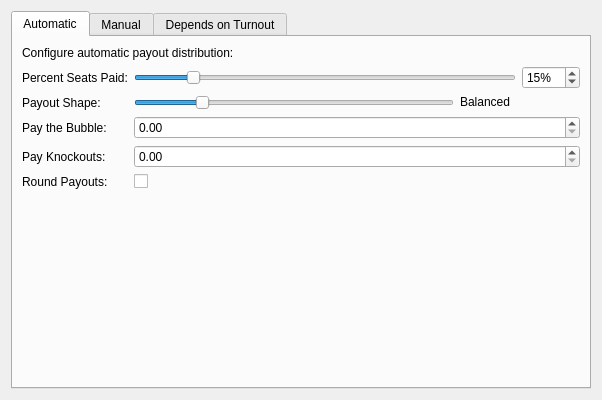
<?xml version="1.0" encoding="UTF-8"?>
<ui version="4.0">
 <class>TBSetupPayoutsWidget</class>
 <widget class="QWidget" name="TBSetupPayoutsWidget">
  <property name="geometry">
   <rect>
    <x>0</x>
    <y>0</y>
    <width>600</width>
    <height>400</height>
   </rect>
  </property>
  <property name="windowTitle">
   <string>Payouts</string>
  </property>
  <layout class="QVBoxLayout" name="mainLayout">
   <item>
    <widget class="QTabWidget" name="payoutTabWidget">
     <property name="currentIndex">
      <number>0</number>
     </property>
     <widget class="QWidget" name="automaticTab">
      <attribute name="title">
       <string>Automatic</string>
      </attribute>
      <layout class="QVBoxLayout" name="automaticLayout">
       <item>
        <widget class="QLabel" name="automaticLabel">
         <property name="text">
          <string>Configure automatic payout distribution:</string>
         </property>
        </widget>
       </item>
       <item>
        <layout class="QFormLayout" name="automaticFormLayout">
         <item row="0" column="0">
          <widget class="QLabel" name="percentSeatsPaidLabel">
           <property name="text">
            <string>Percent Seats Paid:</string>
           </property>
          </widget>
         </item>
         <item row="0" column="1">
          <layout class="QHBoxLayout" name="percentSeatsPaidLayout">
           <item>
            <widget class="QSlider" name="percentSeatsPaidSlider">
             <property name="minimum">
              <number>1</number>
             </property>
             <property name="maximum">
              <number>100</number>
             </property>
             <property name="value">
              <number>15</number>
             </property>
             <property name="orientation">
              <enum>Qt::Horizontal</enum>
             </property>
             <property name="minimumSize">
              <size>
               <width>320</width>
               <height>0</height>
              </size>
             </property>
             <property name="sizePolicy">
              <sizepolicy hsizetype="Expanding" vsizetype="Fixed">
               <horstretch>1</horstretch>
               <verstretch>0</verstretch>
              </sizepolicy>
             </property>
            </widget>
           </item>
           <item>
            <widget class="QSpinBox" name="percentSeatsPaidSpinBox">
             <property name="minimum">
              <number>1</number>
             </property>
             <property name="maximum">
              <number>100</number>
             </property>
             <property name="value">
              <number>15</number>
             </property>
             <property name="suffix">
              <string>%</string>
             </property>
             <property name="sizePolicy">
              <sizepolicy hsizetype="Fixed" vsizetype="Fixed">
               <horstretch>0</horstretch>
               <verstretch>0</verstretch>
              </sizepolicy>
             </property>
            </widget>
           </item>
          </layout>
         </item>
         <item row="1" column="0">
          <widget class="QLabel" name="payoutShapeLabel">
           <property name="text">
            <string>Payout Shape:</string>
           </property>
          </widget>
         </item>
         <item row="1" column="1">
          <layout class="QHBoxLayout" name="payoutShapeLayout">
           <item>
            <widget class="QSlider" name="payoutShapeSlider">
             <property name="minimum">
              <number>0</number>
             </property>
             <property name="maximum">
              <number>100</number>
             </property>
             <property name="value">
              <number>20</number>
             </property>
             <property name="orientation">
              <enum>Qt::Horizontal</enum>
             </property>
             <property name="minimumSize">
              <size>
               <width>320</width>
               <height>0</height>
              </size>
             </property>
             <property name="sizePolicy">
              <sizepolicy hsizetype="Expanding" vsizetype="Fixed">
               <horstretch>1</horstretch>
               <verstretch>0</verstretch>
              </sizepolicy>
             </property>
            </widget>
           </item>
           <item>
            <widget class="QLabel" name="payoutShapeDescriptionLabel">
             <property name="text">
              <string>Balanced</string>
             </property>
             <property name="sizePolicy">
              <sizepolicy hsizetype="Fixed" vsizetype="Fixed">
               <horstretch>0</horstretch>
               <verstretch>0</verstretch>
              </sizepolicy>
             </property>
             <property name="minimumSize">
              <size>
               <width>120</width>
               <height>0</height>
              </size>
             </property>
            </widget>
           </item>
          </layout>
         </item>
         <item row="2" column="0">
          <widget class="QLabel" name="payTheBubbleLabel">
           <property name="text">
            <string>Pay the Bubble:</string>
           </property>
          </widget>
         </item>
         <item row="2" column="1">
          <widget class="QDoubleSpinBox" name="payTheBubbleSpinBox">
           <property name="minimum">
            <double>0.000000000000000</double>
           </property>
           <property name="maximum">
            <double>999.990000000000009</double>
           </property>
          </widget>
         </item>
         <item row="3" column="0">
          <widget class="QLabel" name="payKnockoutsLabel">
           <property name="text">
            <string>Pay Knockouts:</string>
           </property>
          </widget>
         </item>
         <item row="3" column="1">
          <widget class="QDoubleSpinBox" name="payKnockoutsSpinBox">
           <property name="minimum">
            <double>0.000000000000000</double>
           </property>
           <property name="maximum">
            <double>999.990000000000009</double>
           </property>
          </widget>
         </item>
         <item row="4" column="0">
          <widget class="QLabel" name="roundPayoutsLabel">
           <property name="text">
            <string>Round Payouts:</string>
           </property>
          </widget>
         </item>
         <item row="4" column="1">
          <widget class="QCheckBox" name="roundPayoutsCheckBox"/>
         </item>
        </layout>
       </item>
       <item>
        <spacer name="automaticSpacer">
         <property name="orientation">
          <enum>Qt::Vertical</enum>
         </property>
         <property name="sizeHint" stdset="0">
          <size>
           <width>20</width>
           <height>40</height>
          </size>
         </property>
        </spacer>
       </item>
      </layout>
     </widget>
     <widget class="QWidget" name="manualTab">
      <attribute name="title">
       <string>Manual</string>
      </attribute>
      <layout class="QVBoxLayout" name="manualLayout">
       <item>
        <widget class="QTableView" name="manualTableView">
         <property name="alternatingRowColors">
          <bool>true</bool>
         </property>
         <property name="selectionBehavior">
          <enum>QAbstractItemView::SelectRows</enum>
         </property>
         <property name="selectionMode">
          <enum>QAbstractItemView::SingleSelection</enum>
         </property>
         <property name="showGrid">
          <bool>true</bool>
         </property>
        </widget>
       </item>
       <item>
        <layout class="QHBoxLayout" name="manualButtonLayout">
         <item>
          <widget class="QPushButton" name="addPayoutButton">
           <property name="text">
            <string>Add Payout</string>
           </property>
          </widget>
         </item>
         <item>
          <widget class="QPushButton" name="removePayoutButton">
           <property name="text">
            <string>Remove Payout</string>
           </property>
           <property name="enabled">
            <bool>false</bool>
           </property>
          </widget>
         </item>
         <item>
          <spacer name="manualButtonSpacer">
           <property name="orientation">
            <enum>Qt::Horizontal</enum>
           </property>
           <property name="sizeHint" stdset="0">
            <size>
             <width>40</width>
             <height>20</height>
            </size>
           </property>
          </spacer>
         </item>
        </layout>
       </item>
      </layout>
     </widget>
     <widget class="QWidget" name="turnoutTab">
      <attribute name="title">
       <string>Depends on Turnout</string>
      </attribute>
      <layout class="QVBoxLayout" name="turnoutLayout">
       <item>
        <widget class="QSplitter" name="turnoutSplitter">
         <property name="orientation">
          <enum>Qt::Horizontal</enum>
         </property>
         <property name="childrenCollapsible">
          <bool>false</bool>
         </property>
         <widget class="QTableView" name="turnoutTableView">
          <property name="maximumWidth">
           <number>200</number>
          </property>
          <property name="minimumWidth">
           <number>150</number>
          </property>
          <property name="alternatingRowColors">
           <bool>true</bool>
          </property>
          <property name="selectionBehavior">
           <enum>QAbstractItemView::SelectRows</enum>
          </property>
          <property name="selectionMode">
           <enum>QAbstractItemView::SingleSelection</enum>
          </property>
          <property name="showGrid">
           <bool>true</bool>
          </property>
         </widget>
         <widget class="QTableView" name="turnoutPayoutsTableView">
          <property name="alternatingRowColors">
           <bool>true</bool>
          </property>
          <property name="selectionBehavior">
           <enum>QAbstractItemView::SelectRows</enum>
          </property>
          <property name="selectionMode">
           <enum>QAbstractItemView::SingleSelection</enum>
          </property>
          <property name="showGrid">
           <bool>true</bool>
          </property>
         </widget>
        </widget>
       </item>
       <item>
        <layout class="QHBoxLayout" name="turnoutButtonLayout">
         <item>
          <widget class="QPushButton" name="addTurnoutButton">
           <property name="text">
            <string>Add Number of Buyins</string>
           </property>
          </widget>
         </item>
         <item>
          <widget class="QPushButton" name="removeTurnoutButton">
           <property name="text">
            <string>Remove Number of Buyins</string>
           </property>
           <property name="enabled">
            <bool>false</bool>
           </property>
          </widget>
         </item>
         <item>
          <spacer name="turnoutButtonSpacer">
           <property name="orientation">
            <enum>Qt::Horizontal</enum>
           </property>
           <property name="sizeHint" stdset="0">
            <size>
             <width>40</width>
             <height>20</height>
            </size>
           </property>
          </spacer>
         </item>
         <item>
          <widget class="QPushButton" name="addTurnoutPayoutButton">
           <property name="text">
            <string>Add Payout</string>
           </property>
           <property name="enabled">
            <bool>false</bool>
           </property>
          </widget>
         </item>
         <item>
          <widget class="QPushButton" name="removeTurnoutPayoutButton">
           <property name="text">
            <string>Remove Payout</string>
           </property>
           <property name="enabled">
            <bool>false</bool>
           </property>
          </widget>
         </item>
        </layout>
       </item>
      </layout>
     </widget>
    </widget>
   </item>
  </layout>
 </widget>
 <resources/>
 <connections/>
</ui>
